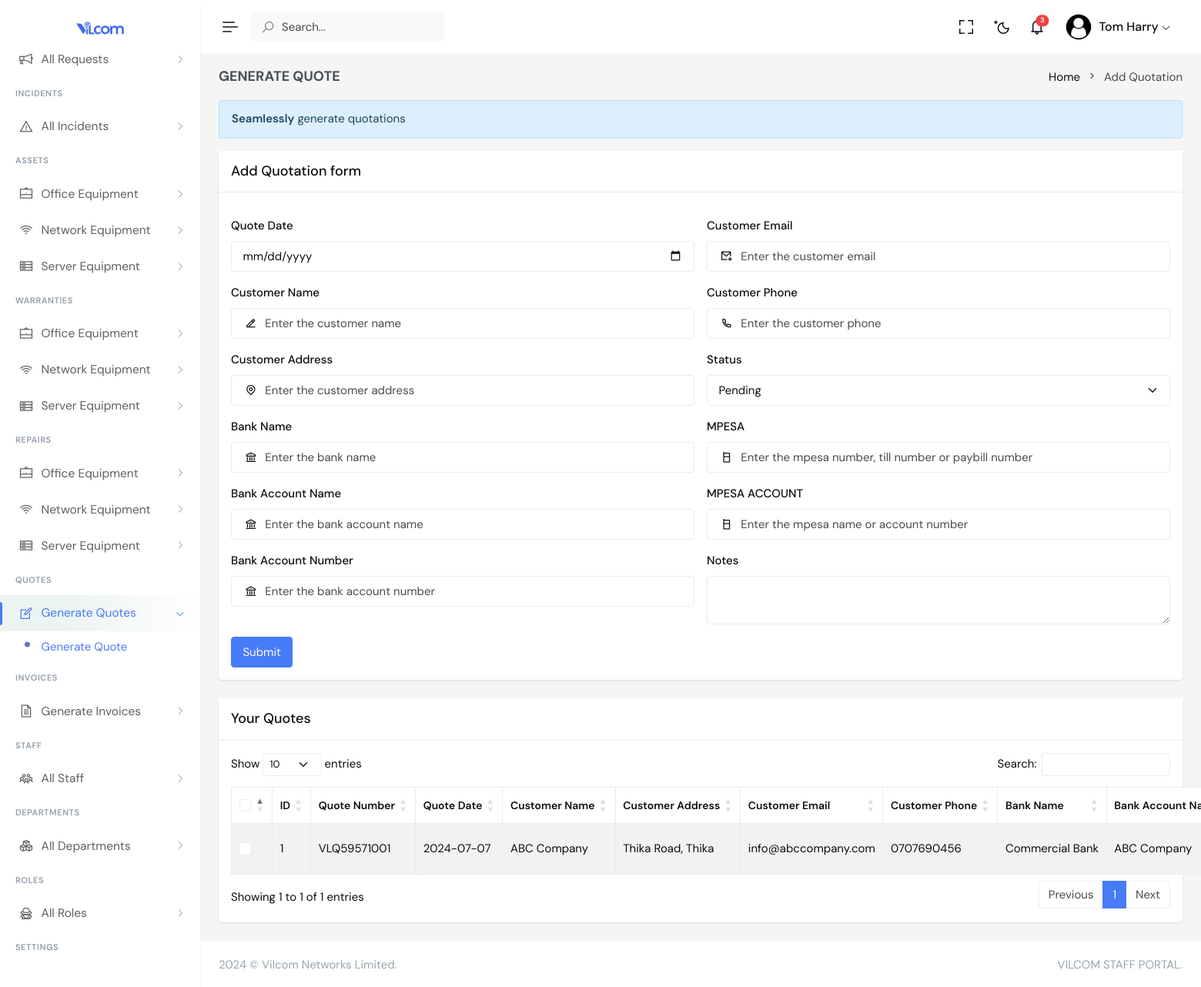
The app's page /add_quote.php (signed in) with its own data.
### tables this page shows
CREATE TABLE IF NOT EXISTS `quote` (
  `quote_id` int NOT NULL AUTO_INCREMENT,
  `quote_number` text,
  `quote_date` date DEFAULT NULL,
  `customer_name` text,
  `customer_address` text,
  `customer_email` text,
  `customer_phone` varchar(50) DEFAULT NULL,
  `bank_name` text,
  `account_name` text,
  `account_number` text,
  `mpesa` text,
  `mpesa_name` text,
  `notes` text,
  `status` varchar(50) DEFAULT NULL COMMENT 'pending, approved, rejected, default:pending',
  `tax` decimal(10,2) DEFAULT NULL,
  `total_amount` decimal(19,2) DEFAULT NULL,
  `grand_total` decimal(10,2) DEFAULT NULL,
  `user_id` int NOT NULL,
  `updated_at` timestamp NULL DEFAULT CURRENT_TIMESTAMP,
  PRIMARY KEY (`quote_id`),
  KEY `user_has_quote` (`user_id`)
);

### api/MySql.php (called while the page is built, shortened)
<?php
class MySql {
    protected $host = DB_HOST;
    protected $user = DB_USER;
    protected $pass = DB_PASSWORD;
    protected $dbName = DB_NAME;
    protected $sql;
    protected $converterUtf8 = true;
    protected $uppercase = false;
    protected $connection;
    private function connect(): bool {
        try {
            $this->connection = new PDO("mysql:host={$this->host};dbname={$this->dbName}", $this->user, $this->pass);
            return true;
        } catch (PDOException $e) {
            echo "Error: " . $e->getMessage() . "<br/>";
            die();
        }
    }
    public function setSqlScript(string $sql, bool $complementation = false): void {
        $patterns = [
            "/''/", "/' '/", "/\" \"/", "/\"\"/",
            "/\"null\"/", "/\"NULL\"/", "/'null'/", "/'NULL'/",
            "/,[ \t\n\r\f\v]*,/", "/,,/", "/, ,/", "/=[ \t\n\r\f\v]*,/"
        ];
        $sql = preg_replace($patterns, "null", $sql);
        if ($complementation) {
            $this->sql .= $sql . "; \n";
        } else {
            $this->sql = $sql;
        }
    }
    public function select(string $sql): array {
        $pdo = $this->connection;
        $db = $pdo->prepare($this->sql);
        $result = $db->execute();
        if ($result) {
            $data = $db->fetchAll(PDO::FETCH_ASSOC);
            $return = [];
            foreach ($data as $key => $reg) {
                foreach ($reg as $campo => $val) {
                    $val = $this->converterUtf8 ? mb_convert_encoding($val, 'UTF-8', 'UTF-8') : $val;
                    $return[$key][$campo] = $this->uppercase ? strtoupper($val) : $val;
                }
            }
            return $return;
        } else {
            $this->error = $db->errorInfo();
            $this->error['sql'] = $this->sql;
            die($this->getErros());
        }
    }
}
?>

### add_quote.php (the view, shortened to what this page needs)
<?php
 include "header.php";
?>
        <div class="main-content">
            <div class="page-content">
                <div class="container-fluid">
                    <div class="row">
                        <div class="col-12">
                            <div class="page-title-box d-sm-flex align-items-center justify-content-between">
                                <h4 class="mb-sm-0">GENERATE QUOTE</h4>
                                <div class="page-title-right">
                                    <ol class="breadcrumb m-0">
                                        <li class="breadcrumb-item"><a href="javascript: void(0);">Home</a></li>
                                        <li class="breadcrumb-item active">Add Quotation</li>
                                    </ol>
                                </div>
                            </div>
                        </div>
                    </div>
                    <div class="alert alert-info" role="alert">
                        <strong>Seamlessly</strong> generate quotations
                    </div>
                    <div class="row">
                        <div class="col-lg-12">
                            <div class="card">
                                <div class="card-header">
                                    <h4 class="card-title mb-0">Add Quotation form</h4>
                                </div>
                                <form action="" method="POST" class="auth-input" enctype="multipart/form-data">
                                <div class="card-body">
                                    <div class="row g-3">
                                        <div class="col-lg-6">
                                        <div class="mt-3">
                                                <label class="form-label">Quote Date</label>
                                                <div>
                                                    <input name="quote_date" type="date" class="form-control" id="quote_date">
                                                </div>
                                            </div>
                                            <div class="mt-3">
                                                <label class="form-label">Customer Name</label>
                                                <div class="form-icon">
                                                        <input name="customer_name" type="text" class="form-control form-control-icon" id="customer_name" placeholder="Enter the customer name">
                                                        <i class="ri-edit-2-line"></i>
                                                    </div>
                                            </div>
                                            <div class="mt-3">
                                                <label class="form-label">Customer Address</label>
                                                <div class="form-icon">
                                                        <input name="customer_address" type="text" class="form-control form-control-icon" id="customer_address" placeholder="Enter the customer address">
                                                        <i class="ri-map-pin-line"></i>
                                                    </div>
                                            </div>
                                            <div class="mt-3">
                                                <label class="form-label">Bank Name</label>
                                                <div class="form-icon">
                                                        <input name="bank_name" type="text" class="form-control form-control-icon" id="bank_name" placeholder="Enter the bank name">
                                                        <i class="ri-bank-line"></i>
                                                    </div>
                                            </div>
                                            <div class="mt-3">
                                                <label class="form-label">Bank Account Name</label>
                                                <div class="form-icon">
                                                        <input name="account_name" type="text" class="form-control form-control-icon" id="account_name" placeholder="Enter the bank account name">
                                                        <i class="ri-bank-line"></i>
                                                    </div>
                                            </div>
                                            <div class="mt-3">
                                                <label class="form-label">Bank Account Number</label>
                                                <div class="form-icon">
                                                        <input name="account_number" type="text" class="form-control form-control-icon" id="account_number" placeholder="Enter the bank account number">
                                                        <i class="ri-bank-line"></i>
                                                    </div>
                                            </div>
                                        </div>
                                        <div class="col-lg-6">
                                        <div class="mt-3">
                                                <label class="form-label">Customer Email</label>
                                                <div class="form-icon">
                                                        <input name="customer_email" type="text" class="form-control form-control-icon" id="customer_email" placeholder="Enter the customer email">
                                                        <i class="ri-mail-add-line"></i>
                                                    </div>
                                            </div>
                                        <div class="mt-3">
                                                <label class="form-label">Customer Phone</label>
                                                <div class="form-icon">
                                                        <input name="customer_phone" type="text" class="form-control form-control-icon" id="customer_phone" placeholder="Enter the customer phone">
                                                        <i class="ri-phone-line"></i>
                                                    </div>
                                            </div>
                                            <div class="mt-3">
                                                <label class="form-label">Status</label>
                                                <div class="form-icon">
                                                <select name="status" id="source" class="form-select mb-3" aria-label="Default select example">
                                                    <option value="Pending" selected>Pending</option>
                                                </select>
                                                    </div>
                                            </div>
                                            <div class="mt-3">
                                                <label class="form-label">MPESA</label>
                                                <div class="form-icon">
                                                        <input name="mpesa" type="text" class="form-control form-control-icon" id="mpesa" placeholder="Enter the mpesa number, till number or paybill number">
                                                        <i class="ri-cellphone-line"></i>
                                                    </div>
                                            </div>
                                            <div class="mt-3">
                                                <label class="form-label">MPESA ACCOUNT</label>
                                                <div class="form-icon">
                                                        <input name="mpesa_name" type="text" class="form-control form-control-icon" id="mpesa_name" placeholder="Enter the mpesa name or account number">
                                                        <i class="ri-cellphone-line"></i>
                                                    </div>
                                            </div>
                                            <div class="mt-3">
                                                <label class="form-label">Notes</label>
                                                <div class="form-icon">
                                                        <textarea name="notes" class="form-control form-control-icon" id="notes"></textarea>
                                                    </div>
                                            </div>
                                        </div>
                                        <div class="text-left">
                                                        <button type="submit" class="btn btn-info">Submit</button>
                                                    </div>
                                    </div>
                                </div>
                                </form>
                            </div>
                            <?php
                            $queryInvoices="SELECT * FROM quote WHERE user_id=$user_id ORDER BY quote_id DESC";
                            $selectInvoices=$db->select($queryInvoices);
                            ?>
                            <div class="card">
                                <div class="card-header">
                                    <h5 class="card-title mb-0">Your Quotes</h5>
                                </div>
                                <div class="card-body">
                                    <table id="example" class="table table-bordered dt-responsive nowrap table-striped align-middle" style="width:100%">
                                        <thead>
                                            <tr>
                                                <th scope="col" style="width: 10px;">
                                                    <div class="form-check">
                                                        <input class="form-check-input fs-15" type="checkbox" id="checkAll" value="option">
                                                    </div>
                                                </th>
                                                <th data-ordering="false">ID</th>
                                                <th data-ordering="false">Quote Number</th>
                                                <th data-ordering="false">Quote Date</th>
                                                <th data-ordering="false">Customer Name</th>
                                                <th data-ordering="false">Customer Address</th>
                                                <th>Customer Email</th>
                                                <th>Customer Phone</th>
                                                <th>Bank Name</th>
                                                <th>Bank Account Name</th>
                                            </tr>
                                        </thead>
                                        <tbody>
                                            <?php
                                            if(count($selectInvoices)){
                                                foreach($selectInvoices as $row){
                                            ?>
                                            <tr>
                                                <th scope="row">
                                                    <div class="form-check">
                                                        <input class="form-check-input fs-15" type="checkbox" name="checkAll" value="option1">
                                                    </div>
                                                </th>
                                                <td><?php echo $row['quote_id'];?></td>
                                                <td><?php echo $row['quote_number'];?></td>
                                                <td><?php echo $row['quote_date'];?></td>
                                                <td><?php echo $row['customer_name'];?></td>
                                                <td><?php echo $row['customer_address'];?></td>
                                                <td><?php echo $row['customer_email'];?></td>
                                                <td><?php echo $row['customer_phone'];?></td>
                                                <td><?php echo $row['bank_name'];?></td>
                                                <td><?php echo $row['account_name'];?></td>
                                            </tr>
                                            <?php
                          }
                      }
                      else
                      {
                          echo "Oops :( No Data Found";
                      }
                      ?>
                                        </tbody>
                                    </table>
                                </div>
                            </div>
                        </div>
                    </div>
                </div>
            </div>
            <?php
            include "footer.php";
            ?>

### records on screen
quote: quote_id "1", quote_number "VLQ59571001", quote_date "2024-07-07", customer_name "ABC Company", customer_address "Thika Road, Thika", customer_email "info@abccompany.com", customer_phone "0707690456", bank_name "Commercial Bank", account_name "ABC Company"

### other values on screen
$un1 "Tom"
$un2 "Harry"
